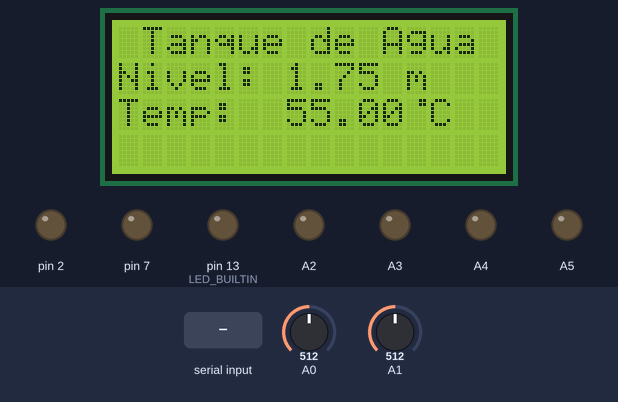
Recording of a sketch running on a simulated Arduino Uno, built with avr-gcc and run on an emulated ATmega328P. Shown: 16×4 character LCD, output pins drawn as LEDs (lit = HIGH). Inputs (shaded band) come from the test bench; at power-on: A0 = 512, A1 = 512. What the sketch prints to the serial monitor is not drawn.

Above: at 1.2 s.
1.3 s: "q\n" received over Serial
At 1.7 s:
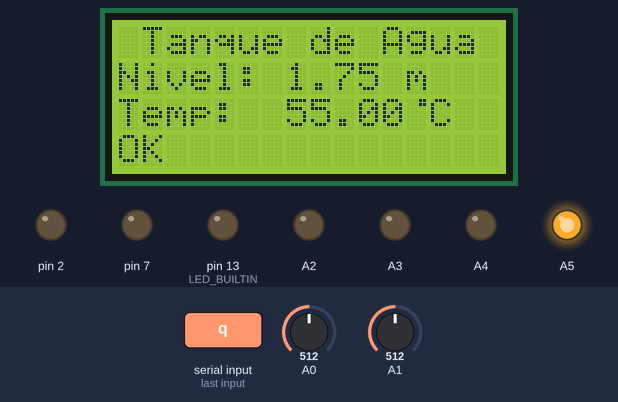
2.8 s: byte 119 ('w') received over Serial
At 3.5 s:
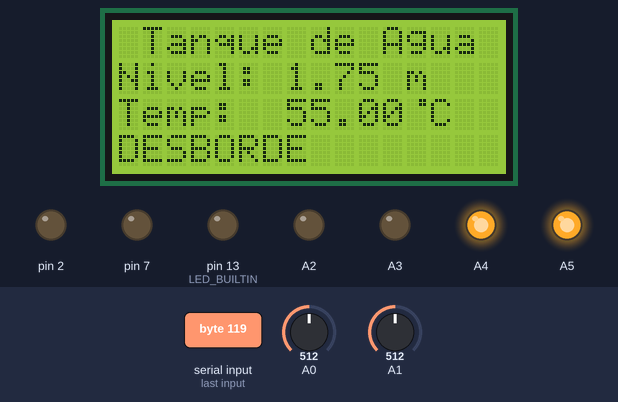
4.3 s: A0 set to 101
At 5.2 s:
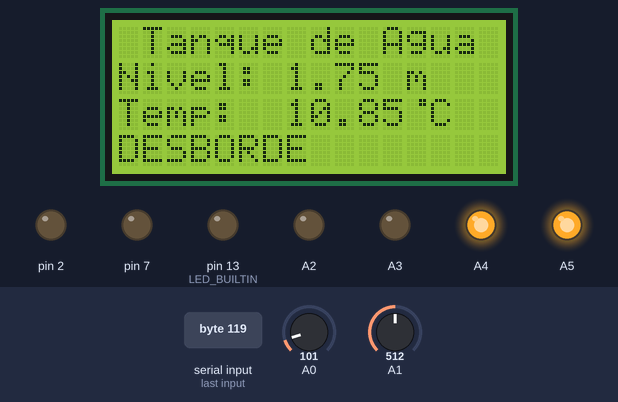
5.8 s: A0 set to 88
At 7.0 s:
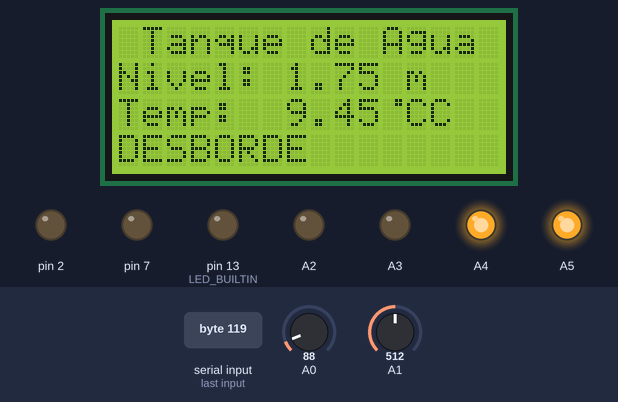
7.3 s: byte 115 ('s') received over Serial
At 8.5 s:
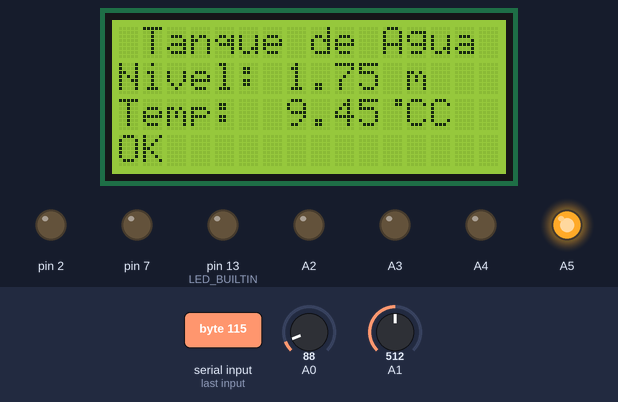
8.8 s: byte 101 ('e') received over Serial
At 9.4 s:
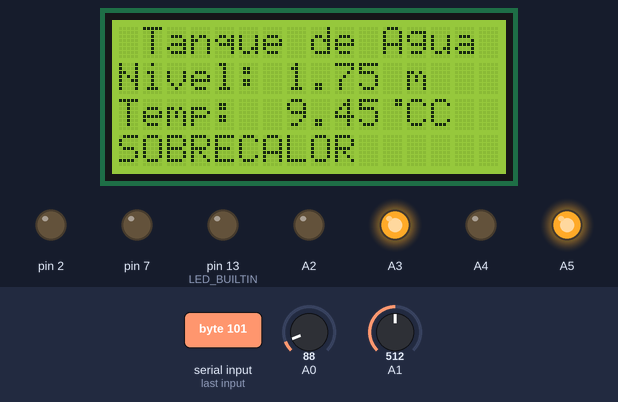
Timing chart, 0 to 11.3 s (numbered marks = the images above; inputs shaded):
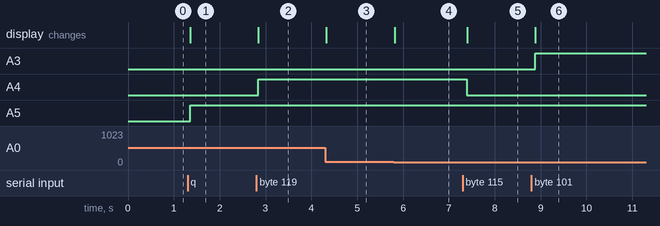

The sketch:

Medicion_de_Tanque_de_Agua.ino
```cpp
#include <LiquidCrystal.h>

//Variables para LCD
const int rs = 12, en = 11, d4 = 5, d5 = 4, d6 = 3, d7 = 6;

LiquidCrystal lcd(rs, en, d4, d5, d6, d7);

byte RxChar;

/*Registro de variables:
  T: (0-110 °C)
  y: (0-3.5 m)          */
struct Input {
  double temperature = 0.0, level = 0.0;
}Tank, Previous;

/*Simbolo para grados*/
byte grade[8] = {
  0b00011,
  0b00011,
  0b00000,
  0b00000,
  0b00000,
  0b00000,
  0b00000,
  0b00000,
};
//Registro para mensajes de peligro
struct dangermessages {
  char level[16] = "DESBORDE";
  char temperature[16] = "SOBRECALOR";
};
//Bloque para mensajes de advertencia
struct warningmessages {
  char maxlevel[16] = "Nivel Alto";
  char minlevel[16] = "Nivel Bajo";
  char temperature[16] = "Alta Temperatura";
};
//Bloque para mensajes
struct messages {
  char none[16] = "OK";
  dangermessages danger;
  warningmessages warning;
}alerts;

//Punteros para escoger el mensaje a mostrar en el LCD y evitar redundancia
char* current_message = 0;
char* previous_message = 0;

void setup() {
  /*Apaga el led integrado*/
  pinMode(LED_BUILTIN, OUTPUT);
  digitalWrite(LED_BUILTIN, LOW);

  //Pines A0 y A1 como entradas analógicas
  pinMode(A0, INPUT);
  pinMode(A1, INPUT);
  //2, 7, A2-5 como salidas digitales para alarmas
  pinMode(A5, OUTPUT);
  pinMode(A4, OUTPUT);
  pinMode(A3, OUTPUT);
  pinMode(A2, OUTPUT);
  pinMode(2, OUTPUT);
  pinMode(7, OUTPUT);

  //Inicia comunicación serial
  Serial.begin(9600);

  //Inicia comunicación con LCD 16x4
  lcd.begin(16, 4);
  //Crea el caracter para mostar los grados
  lcd.createChar(0, grade);
  lcd.clear();
  //Escribe el texto persistente
  lcd_print_text();
}

void lcd_print_text () {
  lcd.print(" Tanque de Agua");
  lcd.setCursor(0,1);
  lcd.print("Nivel:");
  lcd.setCursor (0, 2);
  lcd.print("Temp:");
}

//Actualiza los valores medidos en el display LCD
void lcd_update() {
  /*Actualiza nivel del tanque si cambió*/
  if (Tank.level != Previous.level) {
    lcd.setCursor (7,1);
    lcd.print("      ");
    lcd.setCursor (7,1);
    lcd.print(Tank.level);
    lcd.print(" m");
  }

  /*Actualiza temperatura del tanque si cambió*/
  if (Tank.temperature != Previous.temperature) {
    lcd.setCursor (7,2);
    lcd.print("     ");
    lcd.setCursor (7,2);
    lcd.print(Tank.temperature);
    lcd.write((byte)0);
    lcd.print('C');
  }
}

/*Actualiza el estado actual dependiendo del código recibido*/
void RxHandler () {
  //Lee el buffer de entrada serial
  RxChar = Serial.read();
  switch (RxChar) {
    /*Los caracteres que se reciben corresponden cada uno a los cambios de
      los indicadores de estado en la HMI*/
    /*Estos fueron escogidos con fines de depuración*/
    case 'a':
      digitalWrite(A5, 0);
      break;
    case 's':
      digitalWrite(A4, 0);
      break;
    case 'd':
      digitalWrite(A3, 0);
      break;
    case 'f':
      digitalWrite(7, 0);
      break;
    case 'g':
      digitalWrite(A2, 0);
      break;
    case 'h':
      digitalWrite(2, 0);
      break;

    case 'q':
      digitalWrite(A5, 1);
      break;
    case 'w':
      digitalWrite(A4, 1);
      break;
    case 'e':
      digitalWrite(A3, 1);
      break;
    case 'r':
      digitalWrite(7, 1);
      break;
    case 't':
      digitalWrite(A2, 1);
      break;
    case 'y':
      digitalWrite(2, 1);
      break;
  }
  //Valida el estado actual con los estados de los LEDS
  //Al mismo tiempo aplica prioridad de forma rudimentaria
  if (digitalRead(A4)) current_message = &alerts.danger.level[0];
  else if (digitalRead(A3)) current_message = &alerts.danger.temperature[0];
  else if (digitalRead(7)) current_message = &alerts.warning.maxlevel[0];
  else if (digitalRead(A2)) current_message = &alerts.warning.minlevel[0];
  else if (digitalRead(2)) current_message = &alerts.warning.temperature[0];
  else if (digitalRead(A5)) current_message = &alerts.none[0];
}


//Escribe el estado actual del sistema en la linea inferior del LCD
void lcd_message () {
  if (current_message != previous_message) {
    lcd.setCursor (0,3);
    lcd.print("                ");
    lcd.setCursor (0,3);
    lcd.print(current_message);
  }
}

void loop() {
  unsigned long timer = millis();
  //Lee entradas
  Tank.temperature = (double)analogRead(A0)*107.4219e-3;
  Tank.level = (double)analogRead(A1)*3.4180e-3;

  //Actualiza valores en display
  lcd_update();

  //Envía los valores leidos al computador
  Serial.print(Tank.level);
  Serial.print(' ');
  Serial.print(Tank.temperature);
  Serial.print('\n');

  //Revisa mensajes
  while (Serial.available() > 0) RxHandler();

  lcd_message();
  //Actualiza registro con el valor anterior
  Previous.temperature = Tank.temperature;
  Previous.level = Tank.level;
  previous_message = current_message;

  //Espera 100 milisegundos antes de volver a enviar
  delay(100 - short(millis() - timer) - 1);
}
```

Measured:
- the behaviour switches between 94 and 93 on A0 (found by bisection; images 3 and 4)
- after the input at 1.3 s, A5: LOW → HIGH after 0.06 s; the display: changes after 0.06 s (image 1)
- after the input at 2.8 s, A4: LOW → HIGH at once; the display: changes after 0.05 s (image 2)
- after the input at 4.3 s, the display: changes at once (image 3)
- after the input at 5.8 s, the display: changes at once (image 4)
- after the input at 7.3 s, A4: HIGH → LOW after 0.10 s; the display: changes after 0.10 s (image 5)
- after the input at 8.8 s, A3: LOW → HIGH after 0.08 s; the display: changes after 0.08 s (image 6)
